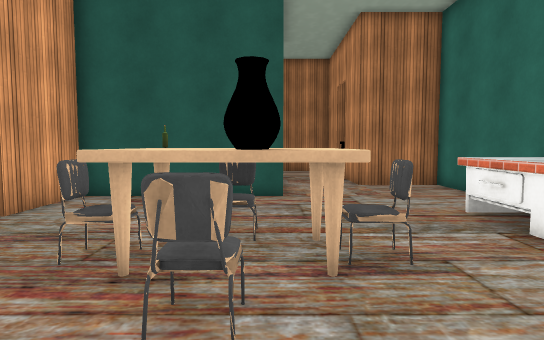
View 1 (above)

24 first-person views from a walk through a Unity game level. The camera is 1.5 m above the floor, tilts 4° down and sees 75° across. The floor is counted in squares, 1 m on a side. Each view is taken from the middle of a square. On the plan, view 1 faces up. The plan holds only what a view shows up to about 16 squares ahead; the rest is blank. The player character is not drawn. Some surface patterns are stand-ins.

View 2
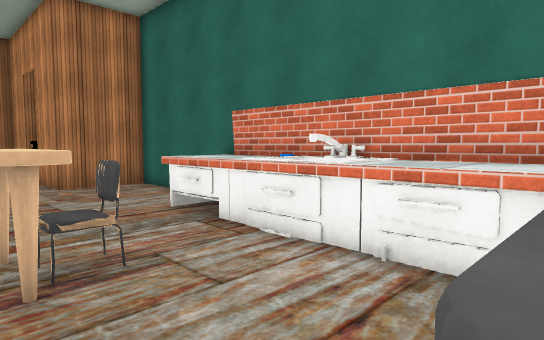

View 3
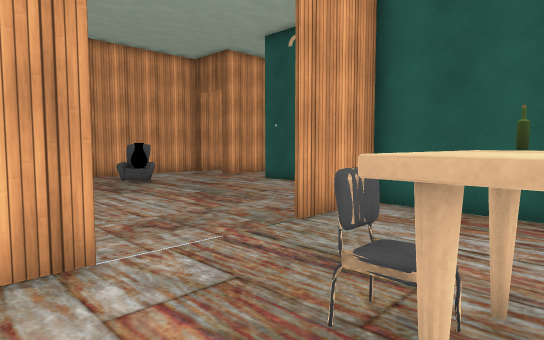

View 4
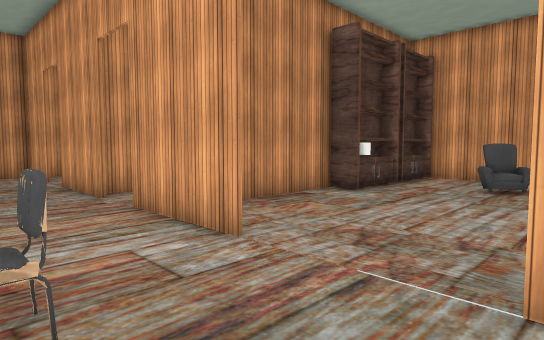

View 5
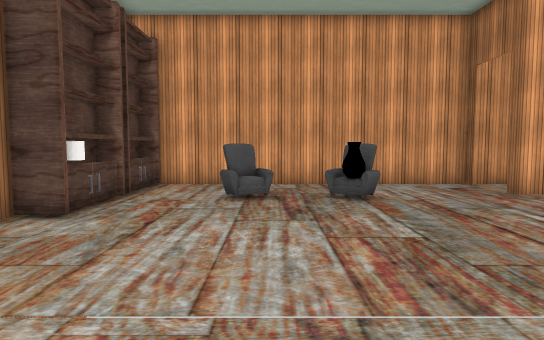

View 6
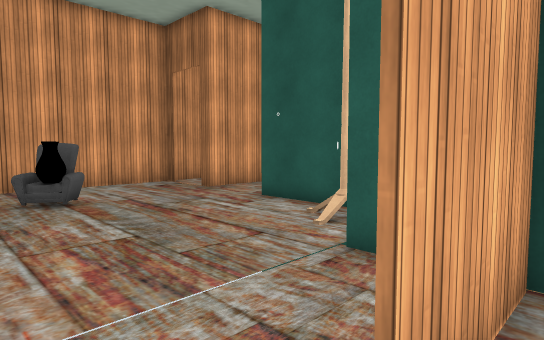

View 7
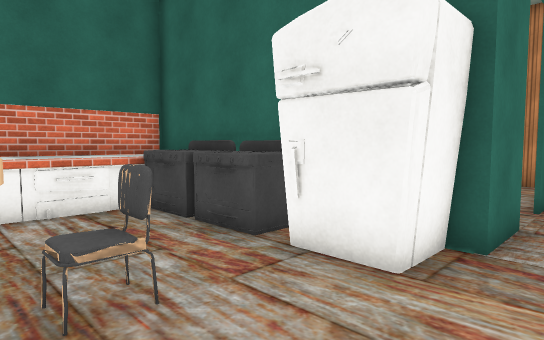

View 8
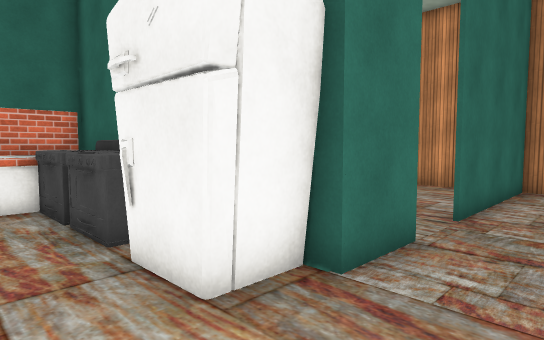

View 9
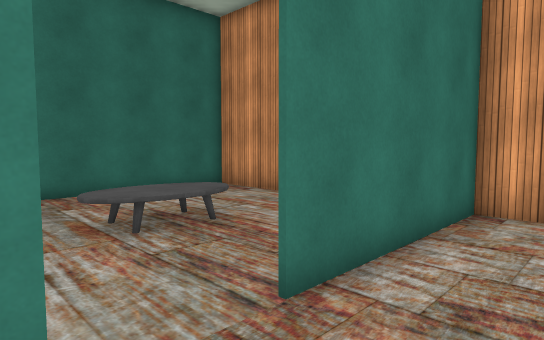

View 10
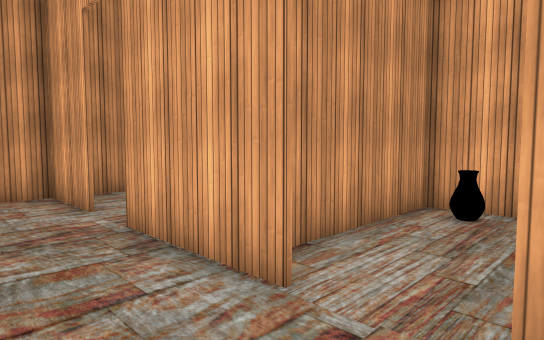

View 11
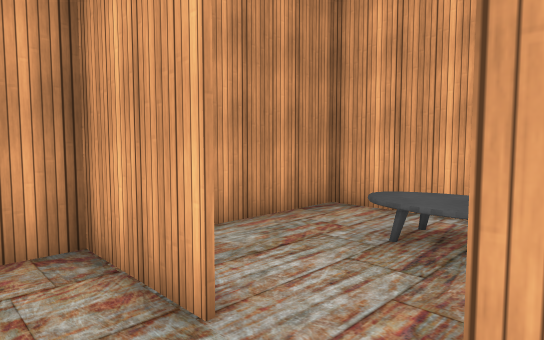

View 12
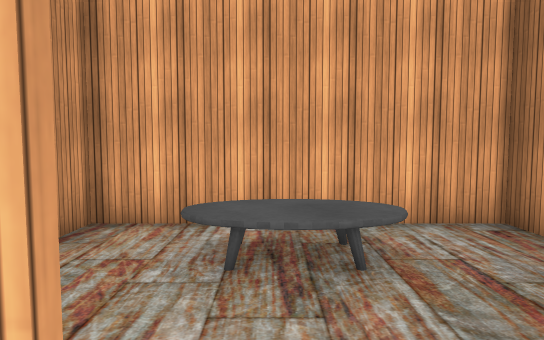

View 13
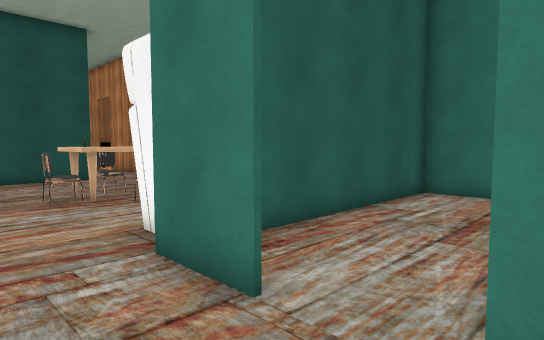

View 14
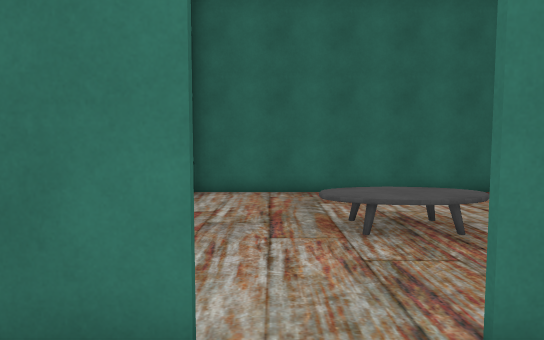

View 15
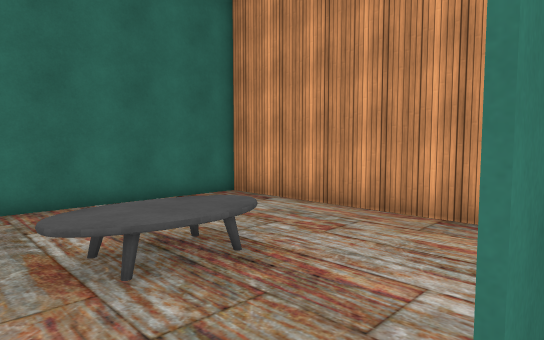

View 16
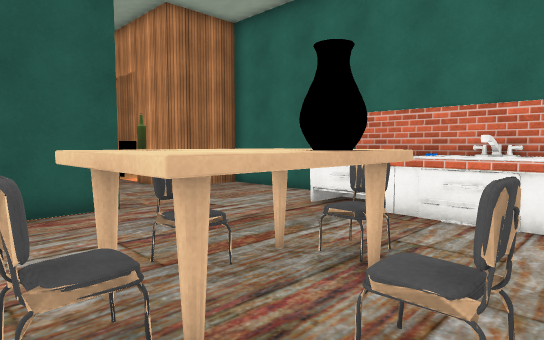

View 17
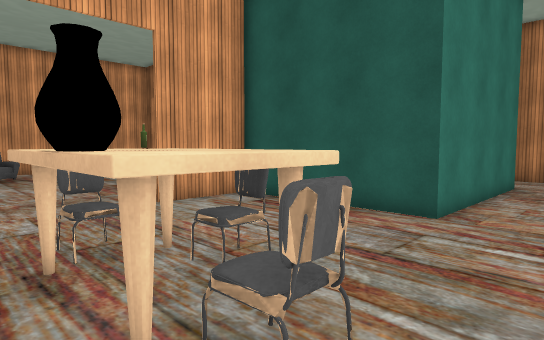

View 18
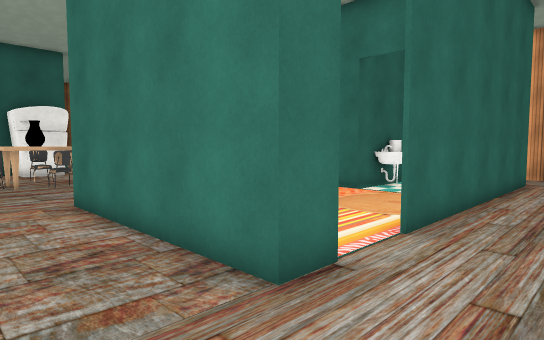

View 19
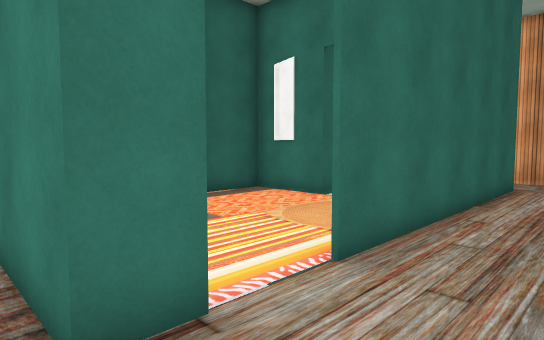

View 20
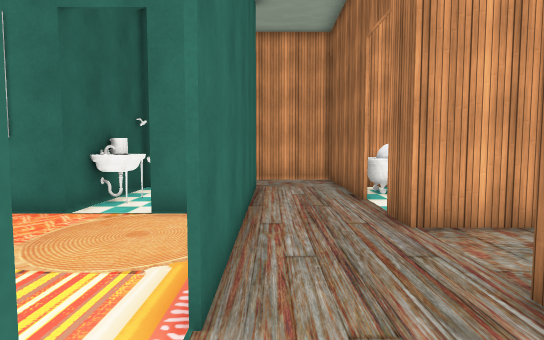

View 21
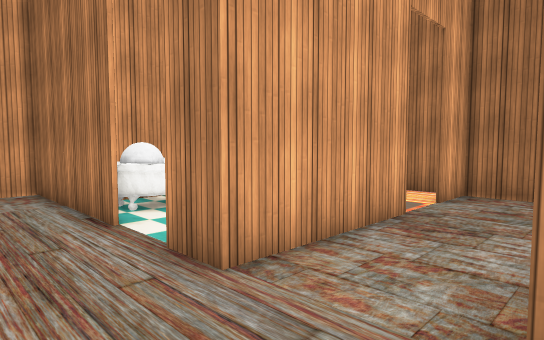

View 22
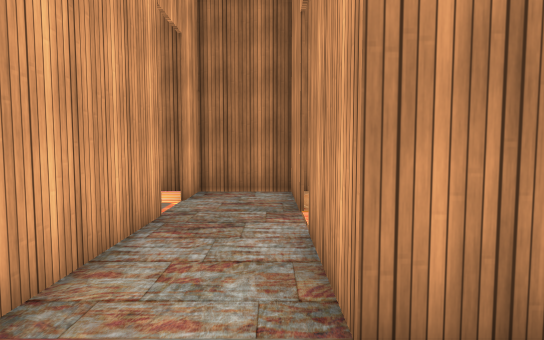

View 23
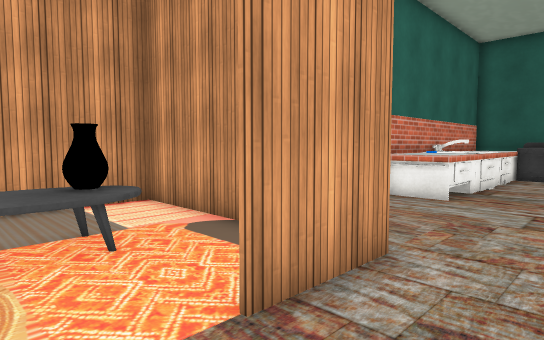

View 24
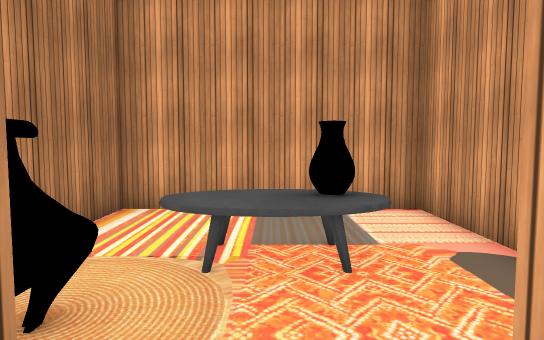

### Floor plan
Key: @ floor where view 1 was taken; # wall or solid block; x gap in a wall; . floor; ^ raised ledge; O other object.
Columns run from 19 left of view 1 to 11 right of it. Each row starts with its distance up from view 1.
 30            ######
 29            ..#..#
 28             .#..#
 27             ....#
 26             ....x
 25             #....
 24              ...x
 23       #      ...#
 22       #OO.   ...#
 21    ####OO#.. ...#####     #####
 20    #................. .OO.....#
 19    #................. #OO.....#
 18    #.....................OO...#
 17    #..#OO#######x..#.....OO...#
 16    #        .......#..#..OO...#
 15 #  #.    ..#...... #..#.......#
 14 #..#..#OOOO......  #..#.......#
 13 ##.........#....   #..#########
 12 #.........O#....   #......#
 11 #..........#########......#
 10 #..........###............#
  9 #  .O........#............#
  8 #..OO........#.........#^^
  7 #......................^^^
  6 #...O............OOOO..^^^
  5 #  OO............OOOOO.^^O
  4 #................OOOO..^^#
  3 #............#....O....^^^
  2 #...O.O......#.........^^^
  1 ##O #OO#.. ###.........^^^
  0       #####  #...O#@OOOO^^
 -1        #........###OOOOO###
 -2        #O.......#.  ......#
 -3        #.....#..#.........#
 -4        #######............#
 -5        #.... #......OO....#
 -6        #.O.. #..#...OO....#
 -7        #.OO.....#...OO.. .#
 -8        #.OO.....#...O...  #
 -9        #.O...#..#....... .#
-10        #.....#..#....... .#
-11        #.....#..#.........#
-12        ####################

Positions as (right, up) in squares from view 1, and headings:
1: (0, 0), facing up
2: (0, 0), facing up-right
3: (-1, 2), facing up-left
4: (-2, 8), facing down-left
5: (-5, 6), facing left
6: (-5, 6), facing up-left
7: (-4, 4), facing down-right
8: (-5, 2), facing down-right
9: (-5, -3), facing down-right
10: (-3, 0), facing down-left
11: (-4, -6), facing down-left
12: (-5, -8), facing left
13: (-5, -6), facing up-right
14: (-5, -4), facing right
15: (-3, -4), facing down-right
16: (-3, 2), facing up-right
17: (3, 3), facing up-left
18: (3, 20), facing down-left
19: (1, 20), facing down-left
20: (0, 18), facing left
21: (-3, 18), facing up-left
22: (-4, 18), facing up
23: (1, 18), facing down-right
24: (2, 17), facing right
